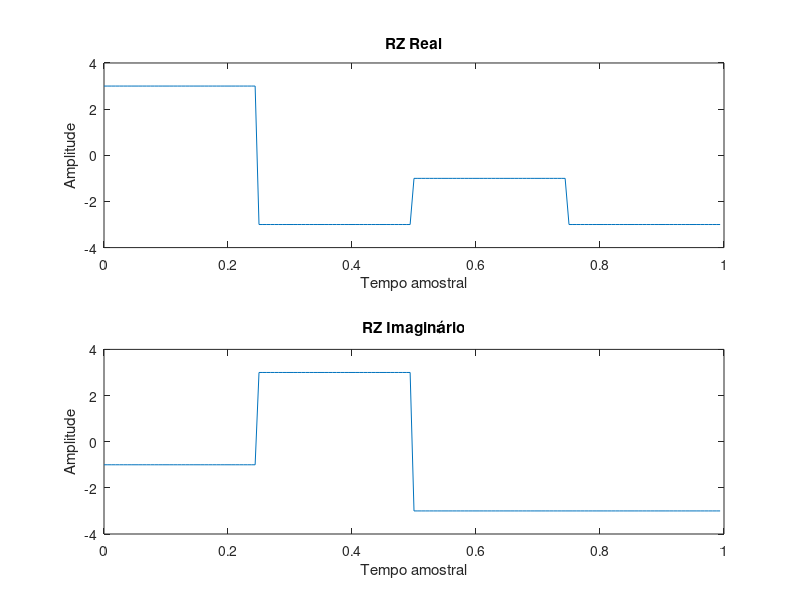
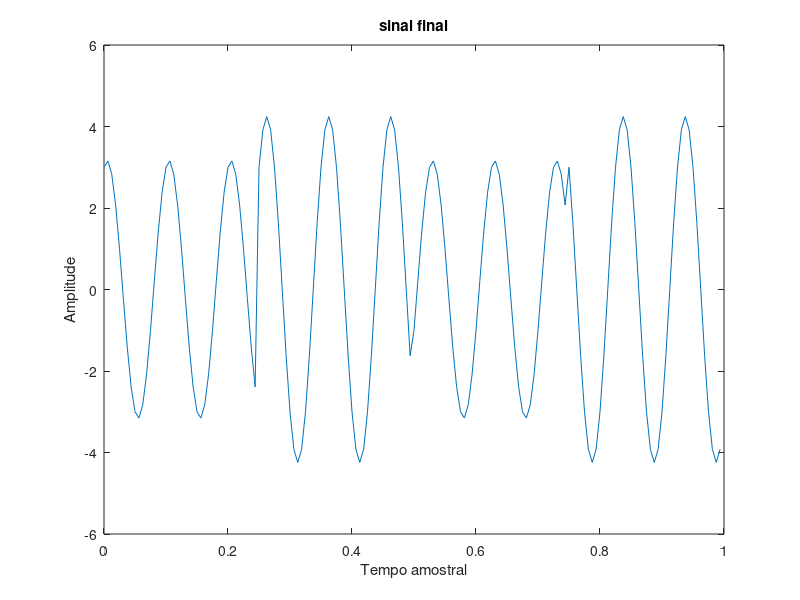
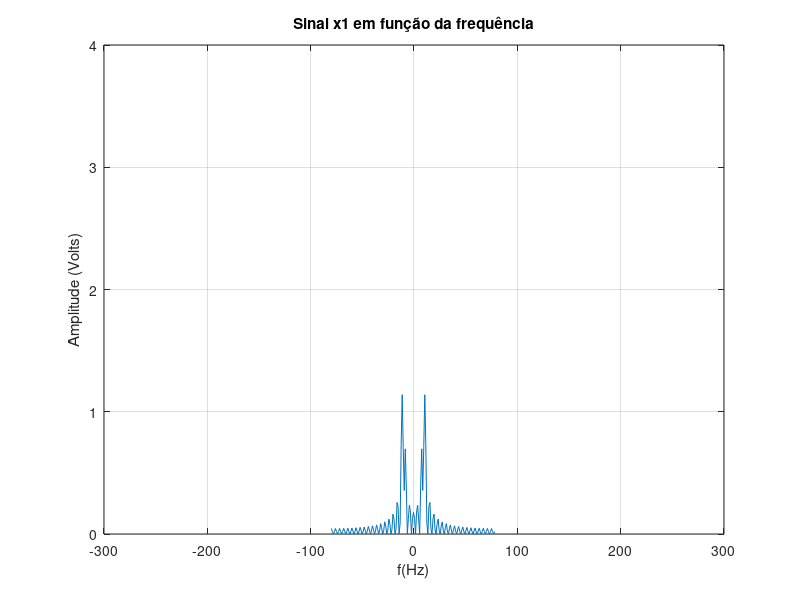

Write the MATLAB code that produced these figures, in order.
close all; clear all; clc;
pkg load signal;
pkg load communications;

M = 16;
info = [1 0 1 1 0 0 0 0 0 1 1 0 0 0 1 0];
bits = log2(M);
fc = 10;

periodos_pulso_NRZ = 4;
amostras_periodo = 10;
N = periodos_pulso_NRZ * amostras_periodo;
A = 1;

Rb = M;
Rs = Rb/bits;

fs = Rs * N;
ts = 1/fs;
t = [0:ts:1-ts];


% Passando pelo conversor decimal
info_DEC = bi2de(reshape(info, bits, [])', 'left-msb')';

% Realizando modulação QAM em 16-QAM
sinalQAM = qammod(info_DEC,M);

% Separando parte real (inphase) e imagíaria (quadratura)
sinalQAM_real = real(sinalQAM);
sinalQAM_imag = imag(sinalQAM);

% Fazendo os 4 PAMs
sinalQAM_real_up = upsample(sinalQAM_real,N);
sinalQAM_imag_up = upsample(sinalQAM_imag,N);
filtroRZ = ones(1,N);

sinalQAM_real_RZ = filter(filtroRZ,1,sinalQAM_real_up);
sinalQAM_imag_RZ = filter(filtroRZ,1,sinalQAM_imag_up);

% Fazendo os multiplicadores
cosseno = A*cos(2 * pi * fc * t);
seno = A*sin(2 * pi * fc * t);

% Realizando as multiplicados
sinalQAM_real_RZ_deslocado = cosseno .* sinalQAM_real_RZ;
sinalQAM_imag_RZ_deslocado = -seno .* sinalQAM_imag_RZ;

sinal_final_tx = sinalQAM_real_RZ_deslocado + sinalQAM_imag_RZ_deslocado;

% Plots da transmissão


figure(1)
% Plot do RZ do real
subplot(211)
plot(t, sinalQAM_real_RZ);
title('RZ Real');
xlabel('Tempo amostral'); ylabel('Amplitude');
ylim([-4 4]);
% Plot do RZ do imaginário
subplot(212)
plot(t, sinalQAM_imag_RZ);
title('RZ Imaginário');
xlabel('Tempo amostral'); ylabel('Amplitude');
ylim([-4 4]);

figure(2)
plot(t,sinal_final_tx);
title('sinal final');
xlabel('Tempo amostral'); ylabel('Amplitude');


%-----------------------------------------------------------------------------------------------------------------
% Realizando a recepção
%-----------------------------------------------------------------------------------------------------------------


% Recebendo o sinal final do transmissor
sinal_inicial_rx = sinal_final_tx;

% Colocando o sinal em banda base
sinal_rx_real = cosseno .* sinal_inicial_rx;
sinal_rx_imag = -seno .* sinal_inicial_rx;

% Preparando o filtro passa baixas
filtro_passa_baixas =  fir1(10, (fc*2)/fs);


% Filtrando o sinal para deixar fidedigno ao original em banda base
sinal_rx_real_filtrado = filter(filtro_passa_baixas, 1, sinal_rx_real); 
sinal_rx_imag_filtrado = filter(filtro_passa_baixas, 1, sinal_rx_imag); 

% Realizando as amostragens
sinal_rx_real_amostrado = sinal_rx_real_filtrado(N:N:end);
sinal_rx_imag_amostrado = sinal_rx_imag_filtrado(N:N:end);


% Plotando tudo no domínio da frequência

% Vetor da frequência:
df = length(t) / (fs+1);
f = -fs/2 : df : fs/2-1;

X_ftx = fft(sinal_final_tx)/length(sinal_final_tx);
X_ftx = fftshift(X_ftx);

figure(3)
plot(f,abs(X_ftx));
xlim([-300 300]);
ylim([0 4]);
ylabel('Amplitude (Volts)');
xlabel('f(Hz)');
title('Sinal x1 em função da frequência');
grid on;






# % Plots da recepção
# figure(3)
# % Plot do RZ do real
# subplot(211)
# plot(t, sinal_rx_real_filtrado);
# title('RZ Real');
# xlabel('Tempo amostral'); ylabel('Amplitude');
# ylim([-4 4]);
# % Plot do RZ do imaginário
# subplot(212)
# plot(t, sinal_rx_imag_filtrado);
# title('RZ Imaginário');
# xlabel('Tempo amostral'); ylabel('Amplitude');
# ylim([-4 4]);


